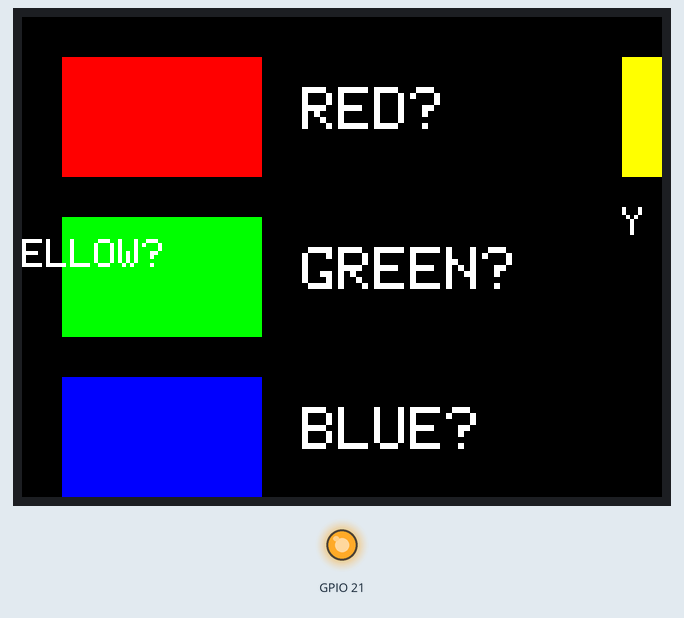
A sketch run on a simulated ESP32. On the bench: 320×240 colour display, output pins drawn as LEDs (lit = HIGH). What the sketch prints to the serial monitor is not drawn.

Above: at 1.3 s.

The sketch:

test_screen.ino
```cpp
// 颜色诊断测试
#include <Wire.h>
#include <SPI.h>
#include <TFT_eSPI.h>

TFT_eSPI tft = TFT_eSPI();

void setup() {
  Serial.begin(115200);
  delay(1000);

  pinMode(21, OUTPUT);
  digitalWrite(21, HIGH);

  tft.begin();
  tft.invertDisplay(true);
  tft.setRotation(1);
  tft.fillScreen(TFT_BLACK);

  tft.setTextSize(3);

  // 红色块 + 标签
  tft.fillRect(20, 20, 100, 60, TFT_RED);
  tft.setTextColor(TFT_WHITE);
  tft.setCursor(140, 35);
  tft.println("RED?");

  // 绿色块 + 标签
  tft.fillRect(20, 100, 100, 60, TFT_GREEN);
  tft.setCursor(140, 115);
  tft.println("GREEN?");

  // 蓝色块 + 标签
  tft.fillRect(20, 180, 100, 60, TFT_BLUE);
  tft.setCursor(140, 195);
  tft.println("BLUE?");

  // 黄色块
  tft.fillRect(300, 20, 100, 60, TFT_YELLOW);
  tft.setCursor(300, 95);
  tft.setTextSize(2);
  tft.println("YELLOW?");

  Serial.println("Color test displayed. Tell me what colors you see!");
}

void loop() {
  delay(1000);
}
```
